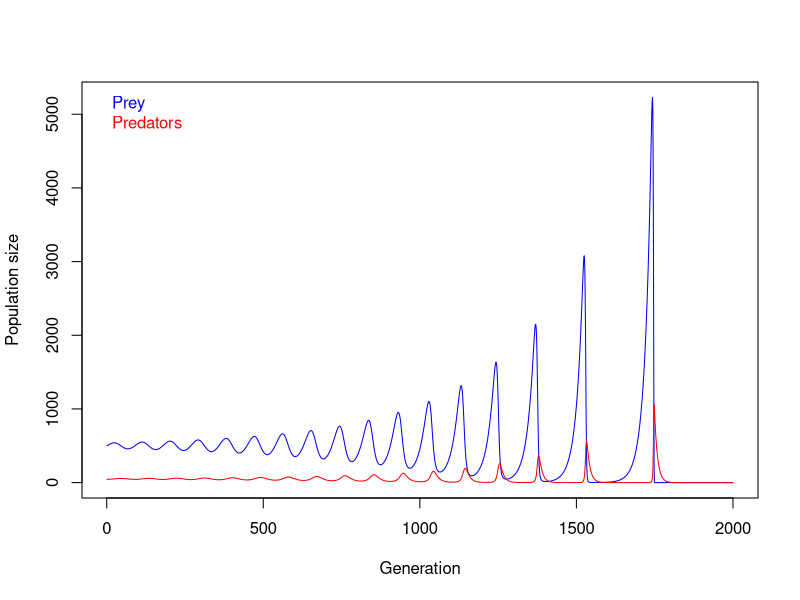
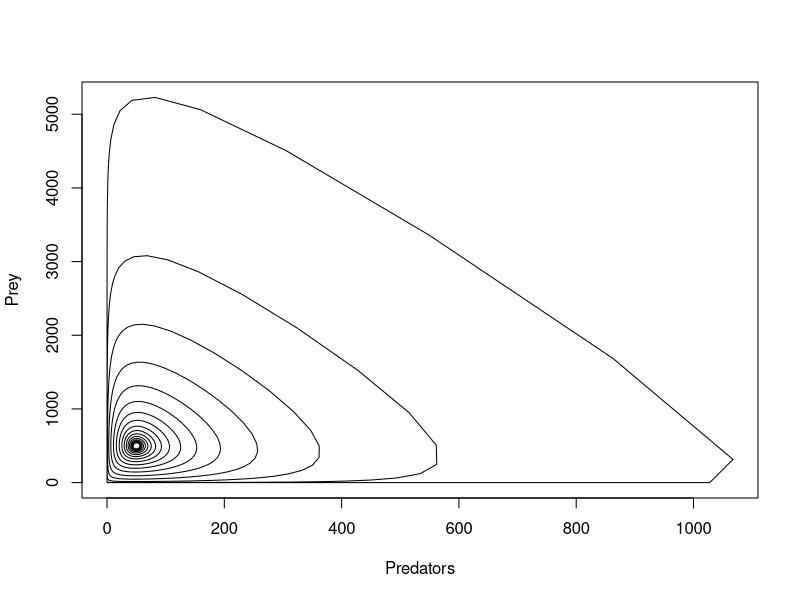
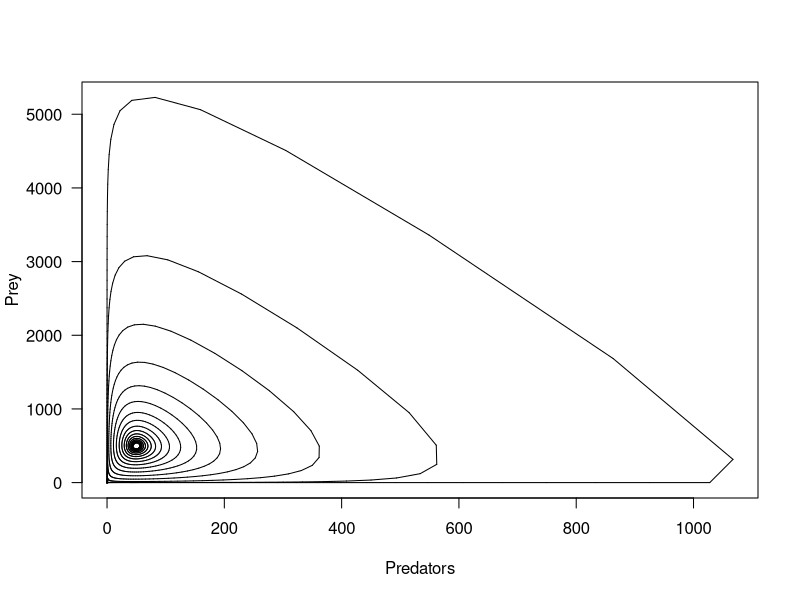
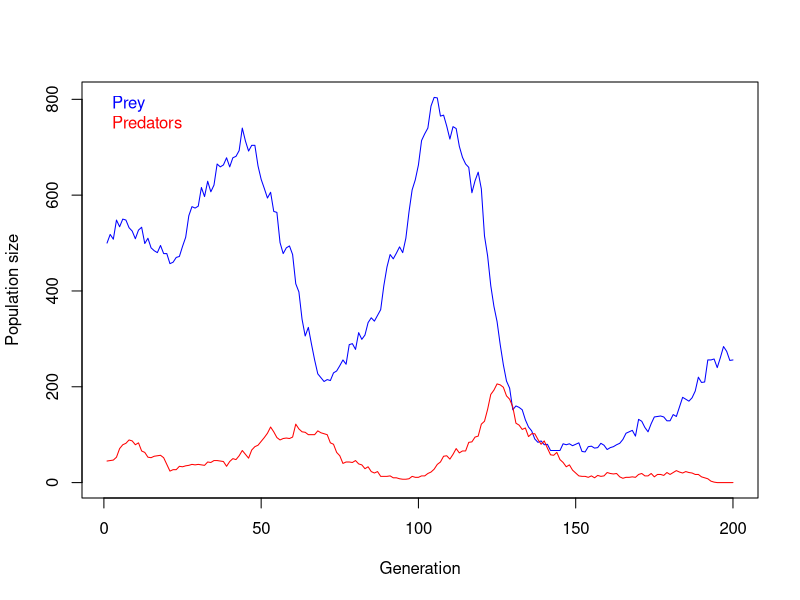

The R source for these figures, in order:
# PROBABILITY DISTRIBUTIONS

## Uniform

runif(n=1) # between [0,1]
runif(n=1, min=-2, max=3) # is the same as
runif(n=1)*5 - 2 #because the range is the same

## Binomial
rbinom(n=1, size=80, prob=0.7)

sapply(1:10, function(x) 
  rbinom(n=1, size=100, prob=0.7)
  )

### 1. Calculate the mean of each output
mean(rbinom(n=1e6, size=80, prob=0.7))

mean(sapply(1:1e6, function(x) 
  rbinom(n=1, size=100, prob=0.7)
  )
  )

### output falls within expectations

time.start <- proc.time()
mean(sapply(1:10, function(x) 
  rbinom(n=1, size=100, prob=0.7)
)
)
time.end <- proc.time()
time.end-time.start
### elapsed = 0.04s

time.start <- proc.time()
mean(sapply(1:1e6, function(x) 
  rbinom(n=1, size=100, prob=0.7)
)
)
time.end <- proc.time()
time.end-time.start
### elapsed = 3.11s


## Poisson

rpois(n=1, lambda=10)

### 1. Confirm for a large # of draws, mean & var = lambda
mean(rpois(n=1e6, lambda=10))
### [1] 10.00347
var(rpois(n=1e6, lambda=10))
### [1] 10.0048

### 2. Verify "the sum of k draws from a Poisson with mean lambda" = 
### "a single draw from a Poisson with mean k*lambda"
set.seed(1234)
k <- 1e6
l <- 42
sum(rpois(n=k, lambda=l))
### [1] 42007771
set.seed(1234)
rpois(n=1, lambda = (k*l))
### [1] 42007038


## Vector arguments

set.seed(1234)
my.probs <- 1:10/10
rbinom(n=10, size=100, prob=my.probs)
### [1]   6  21  29  38  48  57  68  82  92 100

### 1. Increase replication to verify that output from rbinom match those specified
### by the probability vector.

set.seed(1234)
m <- matrix(rbinom(n=100, size=100, prob=my.probs), ncol=10)
m.2 <- cbind(m, rowMeans(m)/100)
### Row means are approximately equal to the probability vector
m.2[,11]


## Lotka-Volterra predator-prey model

### 1. Iterate the model

run.lv <- function(r,b,c,d,N0,num.iter) {
  seed <- floor(runif(1)*1e6)
  H <- rep(NA,num.iter)
  P <- rep(NA,num.iter)
  H[1] <- N0[1]
  P[1] <- N0[2]
  
  for(t in 2:num.iter) {
    H[t] <- max(0, H[t-1] + r*H[t-1] - b*H[t-1]*P[t-1])
    P[t] <- max(0, P[t-1] + c*H[t-1]*P[t-1] - d*P[t-1])
  }
  return(list(H=H,P=P,seed=seed))
}

out <- run.lv(r=0.05,
              b=0.001,
              c=0.0002,
              d=0.1,
              N0=c(500,45),
              num.iter=2000)

plot(out$H, type="l", col="blue", 
     ylim=c(0,max(out$H,out$P)),
     xlab = "Generation",
     ylab = "Population size")
lines(out$P, col="red")
legend("topleft", legend=c("Prey", "Predators"),
       text.col=c("blue", "red"),
       bty="n")

### 2. Plot predators vs. prey through time
plot(out$P, out$H, type = "l",
     xlab = "Predators",
     ylab = "Prey")

### 3. Run modified plot
run.lv <- function(r,b,c,d,N0,num.iter) {
  seed <- floor(runif(1)*1e6)
  H <- rep(NA,num.iter)
  P <- rep(NA,num.iter)
  H[1] <- N0[1]
  P[1] <- N0[2]
  
  for(t in 2:num.iter) {
    H[t] <- max(0, H[t-1] + r*H[t-1] - b*H[t-1]*P[t-1])
    P[t] <- max(0, P[t-1] + c*H[t-1]*P[t-1] - d*P[t-1])
  }
  return(list(H=H,P=P))
}

out <- run.lv(r=0.05,
              b=0.001,
              c=0.0002,
              d=0.1,
              N0=c(500,45),
              num.iter=2000)

H <- unlist(out$H)
P <- unlist(out$P)

plot(NA,
     xlim=c(0,max(P)), ylim=c(0,max(H)),
     xlab="Predators", ylab="Prey", las=1)
for(i in 1:length(out$P)) {
  lines(P[i:(i+1)], H[i:(i+1)], col="black")
}


### 4. Poisson distribution
run.lv.pois <- function(r,b,c,d,N0,num.iter) {
  seed <- floor(runif(1)*1e6)
  H <- rep(NA,num.iter)
  P <- rep(NA,num.iter)
  H[1] <- N0[1]
  P[1] <- N0[2]
  
  for(t in 2:num.iter) {
    H[t] <- max(0, rpois(n=1, lambda=(H[t-1] * (1 + r - b*P[t-1]))))
    P[t] <- max(0, rpois(n=1, lambda=(P[t-1] * (1 + c*H[t-1] - d))))
  }
  return(list(H=H,P=P,seed=seed))
}

out <- run.lv.pois(r=0.05,
                   b=0.001,
                   c=0.0002,
                   d=0.1,
                   N0=c(500,45),
                   num.iter=200)

plot(out$H, type="l", col="blue", 
     ylim=c(0,max(out$H,out$P)),
     xlab = "Generation",
     ylab = "Population size")
lines(out$P, col="red")
legend("topleft", legend=c("Prey", "Predators"),
       text.col=c("blue", "red"),
       bty="n")
